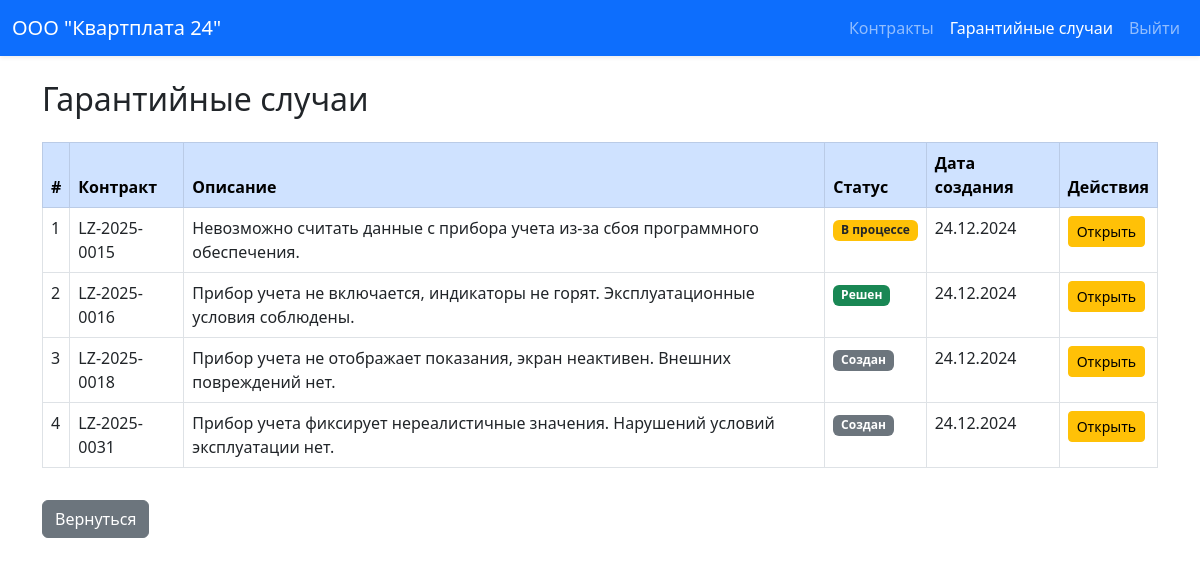
The page /warranty/list/ (signed in) on the database its author committed.
### leasing/models.py (models this page shows, shortened)
class Profile(models.Model):
    ROLE_CHOICES = [
        ('LR', 'Lessor'),
        ('LE', 'Lessee'),
        ('SE', 'Seller'),
        ('AD', 'Admin')
    ]
    user = models.OneToOneField(
        User,
        related_name='profile',
        on_delete=models.CASCADE
    )
    display_name = models.CharField(
        max_length=200,
        blank=True,
        null=True
    )
    role = models.CharField(
        max_length=2,
        choices=ROLE_CHOICES
    )

class WarrantyCase(models.Model):
    STATUS_CHOICES = [
        ('CR', 'Создан'),
        ('IW', 'В процесссе'),
        ('CO', 'Решен'),
    ]
    contract = models.ForeignKey(
        Contract,
        related_name='warranty_cases',
        on_delete=models.CASCADE
    )
    description = models.TextField()
    created = models.DateTimeField(auto_now_add=True)
    resolved = models.CharField(
        max_length=2,
        choices=STATUS_CHOICES,
        default='CR'
    )

class Contract(models.Model):
    lessor = models.ForeignKey(
        User,
        related_name='lessor_contracts',
        on_delete=models.CASCADE
    )
    lessee = models.ForeignKey(
        User,
        related_name='lessee_contracts',
        on_delete=models.CASCADE
    )
    seller = models.ForeignKey(
        User,
        related_name='seller_contracts',
        on_delete=models.CASCADE
    )
    number = models.CharField(max_length=30)
    meter = models.CharField(max_length=20)
    started = models.DateField()
    class Meta:
        ordering = ['-started', '-number']
    def __str__(self):
        return self.number

### leasing/views.py (the view)
# urls.py: path('warranty/list/', views.list_warranty, name='list_warranty'),
@login_required
def list_warranty(request):
    user = request.user
    role = user.profile.role
    is_lessee = False
    is_seller = False
    is_lessor = False
    if role == 'LR':
        is_lessor = True
        warranties = WarrantyCase.objects.filter(contract__lessor=user)
    elif role == 'LE':
        is_lessee = True
        warranties = WarrantyCase.objects.filter(contract__lessee=user)
    elif role == 'SE':
        is_seller = True
        warranties = WarrantyCase.objects.filter(contract__seller=user)
    elif role == 'AD':
        warranties = WarrantyCase.objects.all()
    else:
        warranties = None
    return render(
        request,
        'warranty/list.html',
        {
            'company_name': user.profile.display_name,
            'warranties': warranties,
            'is_lessor': is_lessor,
            'is_lessee': is_lessee,
            'is_seller': is_seller,
            'section': 'warranty',
        }
    )

### leasing/templates/warranty/list.html (shortened to what this page needs)
{% extends 'base.html' %}
{% block content %}
	<div class="container mt-4">
        {% if warranties %}
        	<h2 class="mb-4">Гарантийные случаи</h2>
        {% else %}
            <h2 class="mb-4">Гарантийные случаи с участием {{ company_name }}</h2>
        {% endif %}
        <div class="table-responsive">
            <table class="table table-bordered table-hover">
                <thead class="table-primary">
                    <tr>
                        <th>#</th>
                        <th>Контракт</th>
                        <th>Описание</th>
                        <th>Статус</th>
                        <th>Дата создания</th>
                        <th>Действия</th>
                    </tr>
                </thead>
                <tbody>
                    {% for warranty in warranties %}
                        <tr>
                            <td>{{ forloop.counter }}</td>
                            <td>{{ warranty.contract }}</td>
                            <td>{{ warranty.description }}</td>
                            <td>
                                {% if warranty.resolved == 'CR' %}
                                    <span class="badge bg-secondary">Создан</span>
                                {% elif warranty.resolved == 'IW' %}
                                    <span class="badge bg-warning text-dark">В процессе</span>
                                {% elif warranty.resolved == 'CO' %}
                                    <span class="badge bg-success">Решен</span>
                                {% endif %}
                            </td>
                            <td>{{ warranty.created|date:"d.m.Y" }}</td>
                            <td>
                                <a href="{% url 'view_warranty' warranty.id %}" class="btn btn-sm btn-warning">Открыть</a>
                            </td>
                        </tr>
                    {% empty %}
                        <tr>
                            <td colspan="6" class="text-center">Нет доступных гарантийных случаев.</td>
                        </tr>
                    {% endfor %}
                </tbody>
            </table>
        </div>
        <div class="mt-3">
            <a href="{% url 'list_warranty' %}" class="btn btn-secondary">Вернуться</a>
        </div>
    </div>
{% endblock %}

### leasing/templates/includes/header.html (shortened to what this page needs)
<nav class="navbar navbar-expand-lg navbar-dark bg-primary shadow-sm">
    <div class="container-fluid">
        <a class="navbar-brand" href="#">
            {{ company_name }}
        </a>
        <div class="collapse navbar-collapse" id="navbarNav">
            <ul class="navbar-nav ms-auto">
                <li class="nav-item">
                    <a class="nav-link {% if section == 'contract' %}active{% endif %}" href="{% url 'list_contract' %}">Контракты</a>
                </li>
                <li class="nav-item">
                    <a class="nav-link {% if section == 'warranty' %}active{% endif %}" href="{% url 'list_warranty' %}">Гарантийные случаи</a>
                </li>
                <li class="nav-item">
                    <a class="nav-link" href="{% url 'logout' %}">Выйти</a>
                </li>
            </ul>
        </div>
    </div>
</nav>

### rows shown on the page
Profile: display_name "ООО \"Квартплата 24\""
WarrantyCase: contract "LZ-2025-0015", description "Невозможно считать данные с прибора учета из-за сбоя программного обеспечения.", resolved "В процессе", created "24.12.2024"
WarrantyCase: contract "LZ-2025-0016", description "Прибор учета не включается, индикаторы не горят. Эксплуатационные условия соблюдены.", resolved "Решен", created "24.12.2024"
WarrantyCase: contract "LZ-2025-0018", description "Прибор учета не отображает показания, экран неактивен. Внешних повреждений нет.", resolved "Создан", created "24.12.2024"
WarrantyCase: contract "LZ-2025-0031", description "Прибор учета фиксирует нереалистичные значения. Нарушений условий эксплуатации нет.", resolved "Создан", created "24.12.2024"
